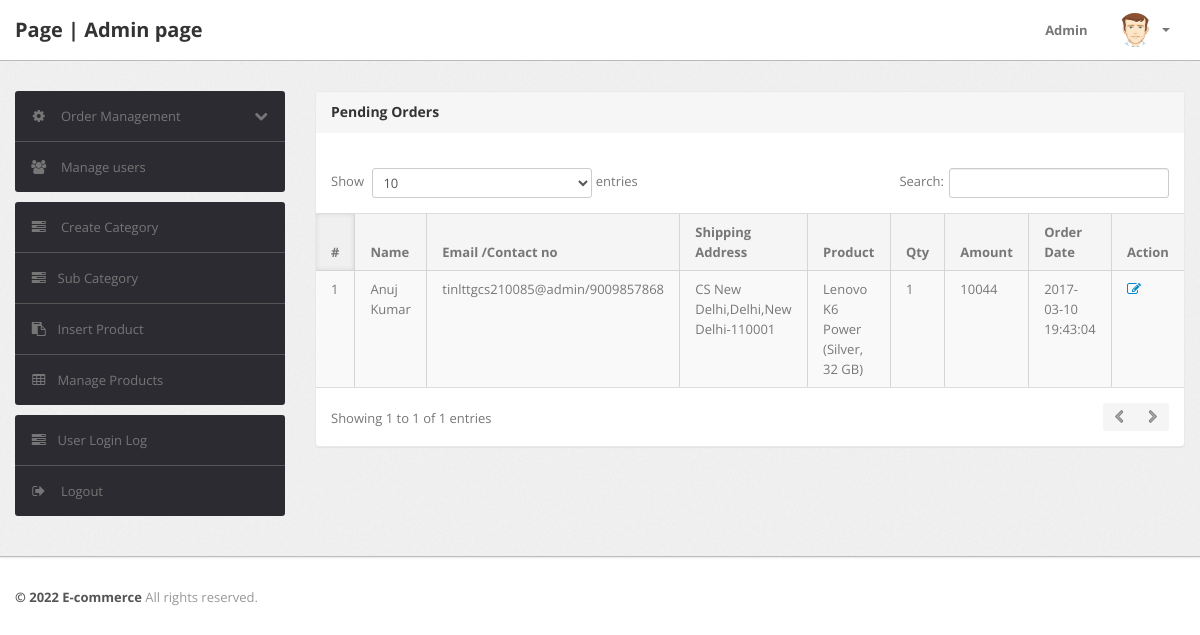
The app's page /admin/delivered-orders.php (signed in) with its own data.
### tables this page shows
CREATE TABLE `orders` (
  `id` int(11) NOT NULL,
  `userId` int(11) DEFAULT NULL,
  `productId` varchar(255) DEFAULT NULL,
  `quantity` int(11) DEFAULT NULL,
  `orderDate` timestamp NOT NULL DEFAULT CURRENT_TIMESTAMP,
  `paymentMethod` varchar(50) DEFAULT NULL,
  `orderStatus` varchar(55) DEFAULT NULL
);

CREATE TABLE `users` (
  `id` int(11) NOT NULL,
  `name` varchar(255) DEFAULT NULL,
  `email` varchar(255) DEFAULT NULL,
  `contactno` bigint(11) DEFAULT NULL,
  `password` varchar(255) DEFAULT NULL,
  `shippingAddress` longtext,
  `shippingState` varchar(255) DEFAULT NULL,
  `shippingCity` varchar(255) DEFAULT NULL,
  `shippingPincode` int(11) DEFAULT NULL,
  `billingAddress` longtext,
  `billingState` varchar(255) DEFAULT NULL,
  `billingCity` varchar(255) DEFAULT NULL,
  `billingPincode` int(11) DEFAULT NULL,
  `regDate` timestamp NOT NULL DEFAULT CURRENT_TIMESTAMP,
  `updationDate` varchar(255) DEFAULT NULL
);

CREATE TABLE `products` (
  `id` int(11) NOT NULL,
  `category` int(11) NOT NULL,
  `subCategory` int(11) DEFAULT NULL,
  `productName` varchar(255) DEFAULT NULL,
  `productCompany` varchar(255) DEFAULT NULL,
  `productPrice` int(11) DEFAULT NULL,
  `productPriceBeforeDiscount` int(11) DEFAULT NULL,
  `productDescription` longtext,
  `productImage1` varchar(255) DEFAULT NULL,
  `productImage2` varchar(255) DEFAULT NULL,
  `productImage3` varchar(255) DEFAULT NULL,
  `shippingCharge` int(11) DEFAULT NULL,
  `productAvailability` varchar(255) DEFAULT NULL,
  `postingDate` timestamp NULL DEFAULT CURRENT_TIMESTAMP,
  `updationDate` varchar(255) DEFAULT NULL
);

### admin/delivered-orders.php (the view, shortened to what this page needs)
<?php
include('include/config.php');
if(strlen($_SESSION['alogin'])==0)
	{
header('location:index.php');
}
else{
?>
<!DOCTYPE html>
<html lang="en">
<head>
	<link type="text/css" href="bootstrap/css/bootstrap.min.css" rel="stylesheet">
	<link type="text/css" href="bootstrap/css/bootstrap-responsive.min.css" rel="stylesheet">
	<link type="text/css" href="css/theme.css" rel="stylesheet">
	<link type="text/css" href="images/icons/css/font-awesome.css" rel="stylesheet">
</head>
<body>
<?php include('include/header.php');?>
	<div class="wrapper">
		<div class="container">
			<div class="row">
<?php include('include/sidebar.php');?>
			<div class="span9">
					<div class="content">
	<div class="module">
							<div class="module-head">
								<h3>Pending Orders</h3>
							</div>
							<div class="module-body table">
									<br />
								<table cellpadding="0" cellspacing="0" border="0" class="datatable-1 table table-bordered table-striped	 display table-responsive" >
									<thead>
										<tr>
											<th>#</th>
											<th> Name</th>
											<th width="50">Email /Contact no</th>
											<th>Shipping Address</th>
											<th>Product </th>
											<th>Qty </th>
											<th>Amount </th>
											<th>Order Date</th>
											<th>Action</th>
										</tr>
									</thead>
<tbody>
<?php
$st='Delivered';
$query=mysqli_query($con,"select users.name as username,users.email as useremail,users.contactno as usercontact,users.shippingAddress as shippingaddress,users.shippingCity as shippingcity,users.shippingState as shippingstate,users.shippingPincode as shippingpincode,products.productName as productname,products.shippingCharge as shippingcharge,orders.quantity as quantity,orders.orderDate as orderdate,products.productPrice as productprice,orders.id as id  from orders join users on  orders.userId=users.id join products on products.id=orders.productId where orders.orderStatus='$st'");
$cnt=1;
while($row=mysqli_fetch_array($query))
{
?>
										<tr>
											<td><?php echo htmlentities($cnt);?></td>
											<td><?php echo htmlentities($row['username']);?></td>
											<td><?php echo htmlentities($row['useremail']);?>/<?php echo htmlentities($row['usercontact']);?></td>
											<td><?php echo htmlentities($row['shippingaddress'].",".$row['shippingcity'].",".$row['shippingstate']."-".$row['shippingpincode']);?></td>
											<td><?php echo htmlentities($row['productname']);?></td>
											<td><?php echo htmlentities($row['quantity']);?></td>
											<td><?php echo htmlentities($row['quantity']*$row['productprice']+$row['shippingcharge']);?></td>
											<td><?php echo htmlentities($row['orderdate']);?></td>
											<td>    <a href="updateorder.php?oid=<?php echo htmlentities($row['id']);?>" title="Update order" target="_blank"><i class="icon-edit"></i></a>
											</td>
											</tr>
										<?php $cnt=$cnt+1; } ?>
										</tbody>
								</table>
							</div>
						</div>
					</div>
				</div>
			</div>
		</div>
	</div>
<?php include('include/footer.php');?>
</body>
<?php } ?>

### records on screen
orders: userId.name "Anuj Kumar", userId.email "tinlttgcs210085@admin", userId.contactno "9009857868", userId.shippingPincode "CS New Delhi,Delhi,New Delhi-110001", productId.productName "Lenovo K6 Power (Silver, 32 GB)", quantity "1", $row['quantity']*$row['productprice']+$row['shippingcharge'] "10044", orderDate "2017-03-10 19:43:04"
